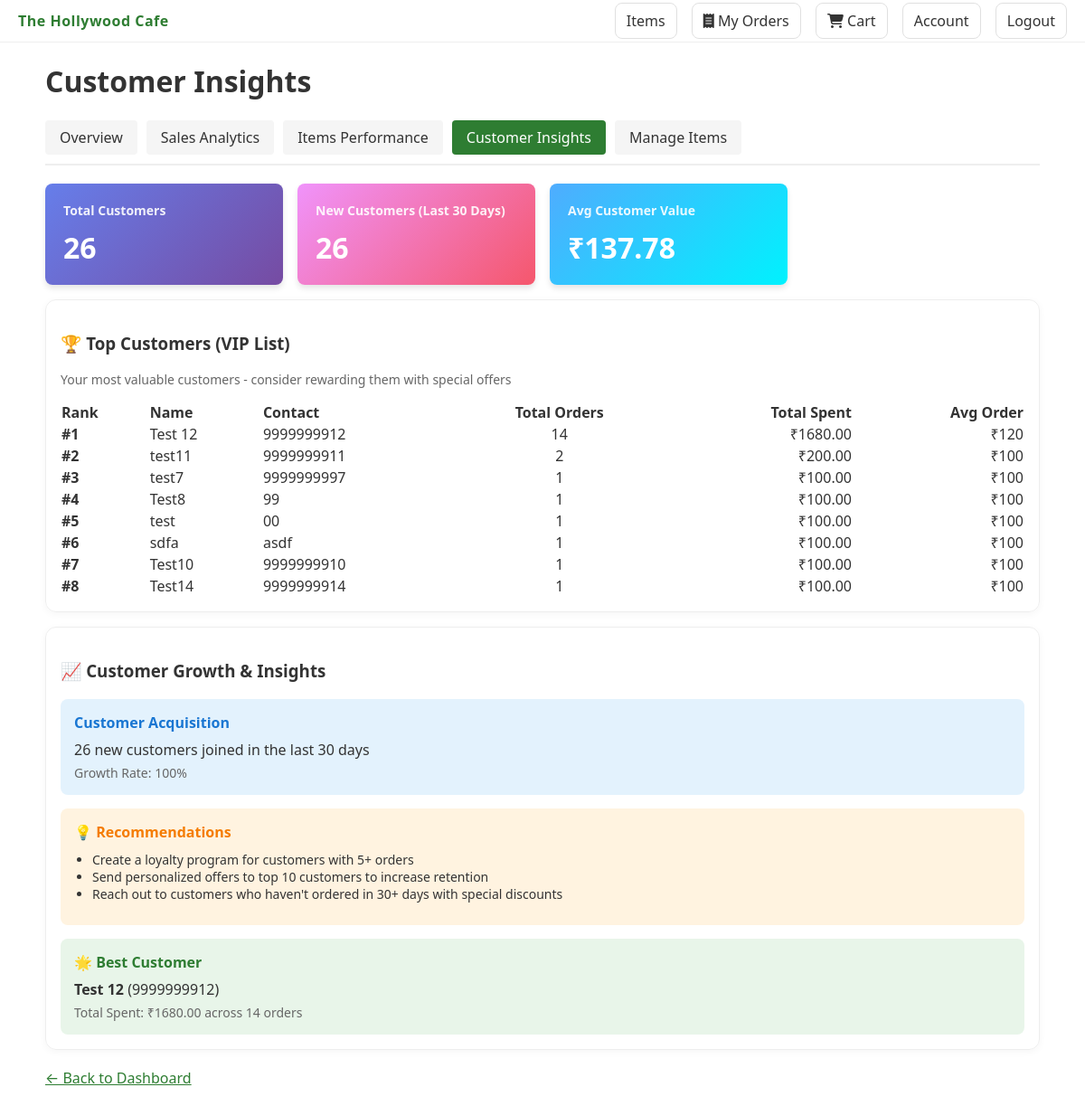
Page /manager/analytics/customers/ (signed in) on the committed database.
### cafe/models.py (models this page shows, shortened)
class TimeStampedModel(models.Model):
    created_at = models.DateTimeField(auto_now_add=True)
    updated_at = models.DateTimeField(auto_now=True)
    class Meta:
        abstract = True

class Customer(TimeStampedModel):
    user = models.OneToOneField(settings.AUTH_USER_MODEL, on_delete=models.SET_NULL, null=True, blank=True, related_name='customer_profile')
    name = models.CharField(max_length=200)
    phone = models.CharField(max_length=20)
    email = models.EmailField(blank=True, null=True)

### cafe/views.py (the view)
# urls.py: path('manager/analytics/customers/', views.manager_customers_analytics, name='manager_customers'),
@login_required
@user_passes_test(is_manager)
def manager_customers_analytics(request):
    from django.db.models import Sum, Count, Avg
    from datetime import timedelta
    from django.utils import timezone
    top_customers = (
        Customer.objects
        .annotate(
            spent_amount=Sum('orders__total_amount', filter=models.Q(orders__status__in=['PAID', 'PREPARING', 'COMPLETED'])),
            order_count=Count('orders')
        )
        .filter(spent_amount__isnull=False)
        .order_by('-spent_amount')[:20]
    )
    days = 30
    start_date = timezone.now() - timedelta(days=days)
    new_customers = Customer.objects.filter(created_at__gte=start_date).count()
    total_customers = Customer.objects.count()
    avg_customer_value = Customer.objects.aggregate(
        avg_spent=Avg('orders__total_amount', filter=models.Q(orders__status__in=['PAID', 'PREPARING', 'COMPLETED']))
    )['avg_spent'] or 0
    context = {
        'top_customers': list(top_customers),
        'new_customers': new_customers,
        'total_customers': total_customers,
        'avg_customer_value': avg_customer_value,
        'days': days,
    }
    return render(request, 'cafe/manager_customers.html', context)

### cafe/context_processors.py (called while the page is built)
def cart_context(request):
    try:
        cart = get_or_create_cart(request)
        count = sum(ci.quantity for ci in cart.items.all())
        total = sum(ci.subtotal for ci in cart.items.all())
    except Exception:
        count = 0
        total = 0
    return {
        'cart_count': count,
        'cart_total': total,
    }

### cafe/utils.py (called while the page is built)
def get_or_create_cart(request):
    if not request.session.session_key:
        request.session.save()
    session_key = request.session.session_key
    cart = Cart.objects.filter(session_key=session_key, status='OPEN').first()
    if request.user.is_authenticated and hasattr(request.user, 'customer_profile'):
        customer = request.user.customer_profile
        if cart:
            cart.customer = customer
            cart.save()
        else:
            cart = Cart.objects.filter(customer=customer, status='OPEN').first()
            if not cart:
                cart = Cart.objects.create(session_key=session_key, customer=customer, status='OPEN')
    elif not cart:
        cart = Cart.objects.create(session_key=session_key, status='OPEN')
    return cart

### cafe/views.py (called while the page is built)
def is_manager(user):
    return user.is_authenticated and (user.is_staff or user.groups.filter(name='Manager').exists())

### cafe/templates/cafe/manager_customers.html (shortened to what this page needs)
{% extends 'base.html' %}
{% block content %}
<h1>Customer Insights</h1>
<nav class="analytics-nav">
  <a href="{% url 'manager_dashboard' %}">Overview</a>
  <a href="{% url 'manager_sales' %}">Sales Analytics</a>
  <a href="{% url 'manager_items' %}">Items Performance</a>
  <a href="{% url 'manager_customers' %}" class="active">Customer Insights</a>
  <a href="{% url 'items_list' %}">Manage Items</a>
</nav>
<div class="grid">
  <div class="metric-card">
    <h3>Total Customers</h3>
    <div class="value">{{ total_customers }}</div>
  </div>
  <div class="metric-card" style="background: linear-gradient(135deg, #f093fb 0%, #f5576c 100%);">
    <h3>New Customers (Last {{ days }} Days)</h3>
    <div class="value">{{ new_customers }}</div>
  </div>
  <div class="metric-card" style="background: linear-gradient(135deg, #4facfe 0%, #00f2fe 100%);">
    <h3>Avg Customer Value</h3>
    <div class="value">₹{{ avg_customer_value|floatformat:2 }}</div>
  </div>
  <div class="card" style="grid-column: 1 / -1;">
    <h3>🏆 Top Customers (VIP List)</h3>
    <p style="color:#666;font-size:14px;margin-bottom:15px;">Your most valuable customers - consider rewarding them with special offers</p>
    {% if top_customers %}
      <table style="width:100%;border-collapse:collapse;">
        <thead>
          <tr>
            <th style="text-align:left;">Rank</th>
            <th style="text-align:left;">Name</th>
            <th style="text-align:left;">Contact</th>
            <th style="text-align:center;">Total Orders</th>
            <th style="text-align:right;">Total Spent</th>
            <th style="text-align:right;">Avg Order</th>
          </tr>
        </thead>
        <tbody>
          {% for customer in top_customers %}
            <tr>
              <td><strong>#{{ forloop.counter }}</strong></td>
              <td>{{ customer.name }}</td>
              <td>{{ customer.phone }}</td>
              <td style="text-align:center;">{{ customer.order_count }}</td>
              <td style="text-align:right;">₹{{ customer.spent_amount|floatformat:2 }}</td>
              <td style="text-align:right;">₹{% widthratio customer.spent_amount customer.order_count 1 %}</td>
            </tr>
          {% endfor %}
        </tbody>
      </table>
    {% else %}
      <p>No customer data available</p>
    {% endif %}
  </div>
  <div class="card" style="grid-column: 1 / -1;">
    <h3>📈 Customer Growth & Insights</h3>
    <div style="background:#e3f2fd;padding:15px;border-radius:8px;margin-bottom:15px;">
      <h4 style="margin:0 0 8px 0;color:#1976d2;">Customer Acquisition</h4>
      <p style="margin:0;">{{ new_customers }} new customers joined in the last {{ days }} days</p>
      {% if total_customers > 0 %}
        <p style="margin:5px 0 0 0;color:#666;font-size:14px;">Growth Rate: {% widthratio new_customers total_customers 100 %}%</p>
      {% endif %}
    </div>
    <div style="background:#fff3e0;padding:15px;border-radius:8px;margin-bottom:15px;">
      <h4 style="margin:0 0 8px 0;color:#f57c00;">💡 Recommendations</h4>
      <ul style="margin:10px 0;padding-left:20px;font-size:14px;">
        <li>Create a loyalty program for customers with 5+ orders</li>
        <li>Send personalized offers to top 10 customers to increase retention</li>
        <li>Reach out to customers who haven't ordered in 30+ days with special discounts</li>
      </ul>
    </div>
    {% if top_customers %}
      {% with best_customer=top_customers.0 %}
        <div style="background:#e8f5e9;padding:15px;border-radius:8px;">
          <h4 style="margin:0 0 8px 0;color:#2e7d32;">🌟 Best Customer</h4>
          <p style="margin:0;"><strong>{{ best_customer.name }}</strong> ({{ best_customer.phone }})</p>
          <p style="margin:5px 0 0 0;color:#666;font-size:14px;">Total Spent: ₹{{ best_customer.spent_amount|floatformat:2 }} across {{ best_customer.order_count }} orders</p>
        </div>
      {% endwith %}
    {% endif %}
  </div>
</div>
<p style="margin-top:20px;"><a href="{% url 'manager_dashboard' %}" style="color:#2e7d32;">← Back to Dashboard</a></p>
{% endblock %}

### cafemanagementsystem/static/css/styles.css (style rules this page uses)
:root { --primary: #2e7d32; --accent: #ff7043; --bg: #ffffff; --text: #333333; }
body { font-family: system-ui, -apple-system, Segoe UI, Roboto, "Helvetica Neue", Arial, "Noto Sans", "Apple Color Emoji", "Segoe UI Emoji"; color: var(--text); background: var(--bg); margin: 0; }
.card { border: 1px solid #eee; border-radius: 12px; padding: 16px; box-shadow: 0 2px 8px rgba(0,0,0,0.04); }
.grid { display: grid; grid-template-columns: repeat(auto-fill, minmax(220px, 1fr)); gap: 16px; }

### cafe/templates/cafe/manager_customers.html (style rules this page uses)
.analytics-nav { display: flex; gap: 10px; margin-bottom: 20px; border-bottom: 2px solid #eee; padding-bottom: 10px; }
.analytics-nav a { padding: 8px 16px; background: #f5f5f5; border-radius: 4px; text-decoration: none; color: #333; transition: all 0.3s; }
.analytics-nav a:hover, .analytics-nav a.active { background: #2e7d32; color: white; }
.metric-card { background: linear-gradient(135deg, #667eea 0%, #764ba2 100%); color: white; padding: 20px; border-radius: 8px; box-shadow: 0 4px 6px rgba(0,0,0,0.1); }
.metric-card h3 { margin: 0 0 10px 0; font-size: 14px; opacity: 0.9; }
.metric-card .value { font-size: 32px; font-weight: bold; }

### rows in the picture
Customer: name "Test 12", phone "9999999912", order_count "14", spent_amount "1680.00", spent_amount "120"
Customer: name "test11", phone "9999999911", order_count "2", spent_amount "200.00", spent_amount "100"
Customer: name "test7", phone "9999999997", order_count "1", spent_amount "100.00", spent_amount "100"
Customer: name "Test8", phone "99", order_count "1", spent_amount "100.00", spent_amount "100"
Customer: name "test", phone "00", order_count "1", spent_amount "100.00", spent_amount "100"
Customer: name "sdfa", phone "asdf", order_count "1", spent_amount "100.00", spent_amount "100"
Customer: name "Test10", phone "9999999910", order_count "1", spent_amount "100.00", spent_amount "100"
Customer: name "Test14", phone "9999999914", order_count "1", spent_amount "100.00", spent_amount "100"

### other values in the picture
{{ total_customers }} "26"
{{ days }} "30"
{{ new_customers }} "26"
{{ avg_customer_value|floatformat:2 }} "137.78"
